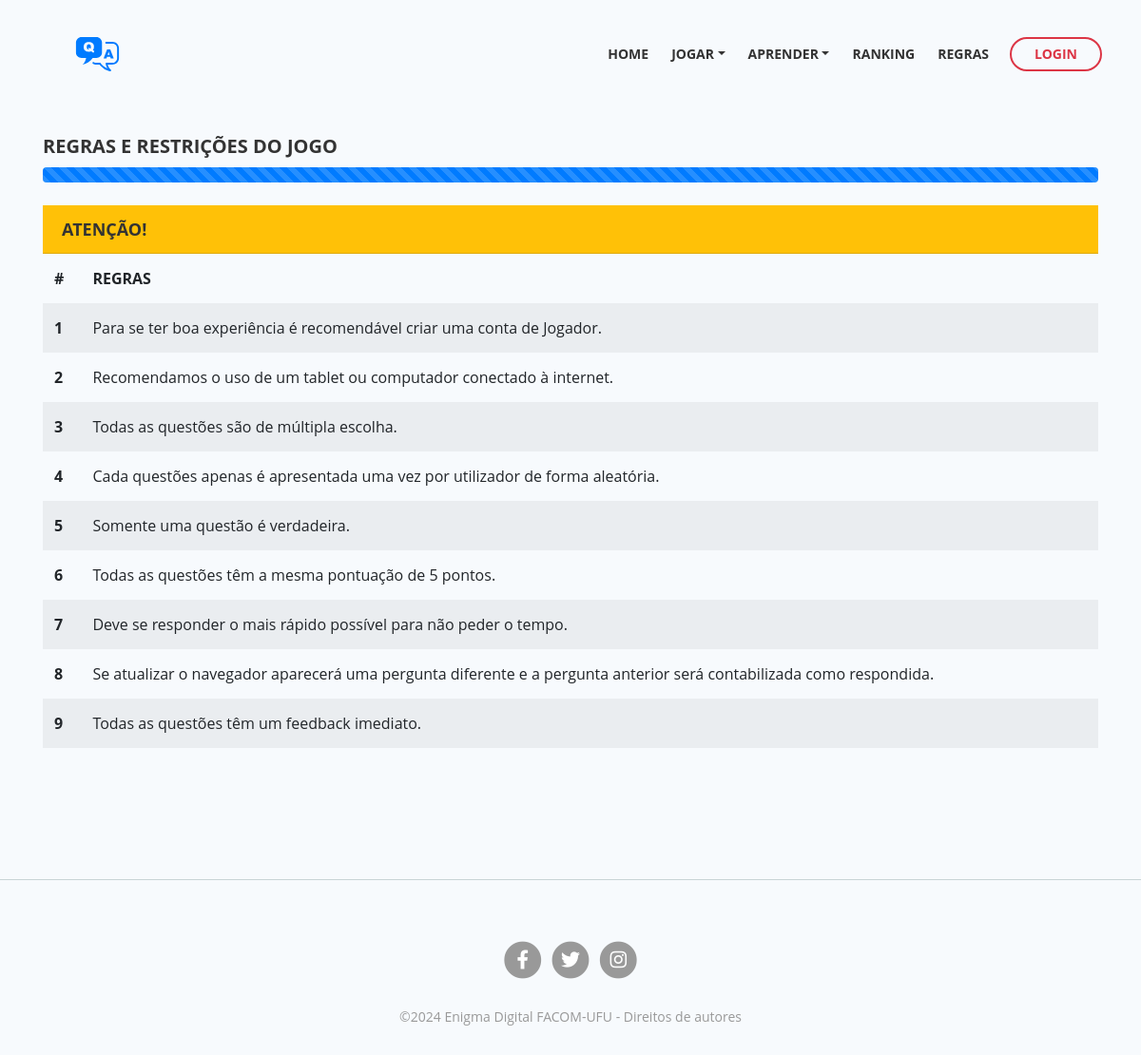
Screenshot of /rules/ with the database file from the repository.
### game/models.py (models this page shows, shortened)
class Config(models.Model):
    id = models.AutoField(verbose_name='ID',primary_key=True, auto_created=True)
    rule = models.TextField(null=True, verbose_name='Regra')
    class Meta:
        verbose_name = ("Regra")
        verbose_name_plural = ("Regras")

### game/views.py (the view)
# urls.py: path('rules/', views.rules, name='rules'),
def rules(request):
    categories = Category.objects.all()
    rules = Config.objects.all()
    context = {'categories': categories,'rules':rules}
    return render(request, 'html/rules.html',context)

### game/templates/html/rules.html (shortened to what this page needs)
{% extends 'base.html' %}
{% load static %}
{% block content %}
<div class="ex-basic-2">
    <div class="container">
        <div class="row">
            <div class="col-lg-12">
                <div class="text-container">
                    <h4 class="text-uppercase">Regras e restrições do Jogo</h4>
                    <div class="progress mb-3"  role="progressbar" aria-label="Animated striped example" aria-valuenow="75"
                        aria-valuemin="0" aria-valuemax="100">
                        <div class="progress-bar progress-bar-striped progress-bar-animated" style="width: 100%"></div>
                    </div>
                    <h5 class="card-header bg-warning mt-4 text-uppercase">Atenção!</h5>
                    {% if rules.exists %}
                    <table class="table table-striped table-hover table-borderless">
                        <thead>
                            <tr>
                                <th scope="col">#</th>
                                <th scope="col" class="text-uppercase">Regras</th>
                            </tr>
                        </thead>
                        <tbody class="table-group-divider">
                            {% for rule in rules%}
                            <tr>
                                <th scope="row">{{forloop.counter}}</th>
                                <td>{{rule.rule|safe|escape|linebreaksbr}}</td>
                            </tr>
                            {% endfor %}
                        </tbody>
                    </table>
                    {%else%}
                    <h5 class="card-title text-danger">Regras não definidas por enquanto</h5>
                    {% endif %}
                </div>
            </div>
        </div>
    </div>
</div>
{% endblock content %}

### game/templates/static/css/styles.css (style rules this page uses)
body, html { width: 100%; height: 100%; }
body, p { color: #777; font: 400 1rem/1.75rem "Open Sans", sans-serif; }
h4 { color: #333; font: 700 1.25rem/1.75rem "Open Sans", sans-serif; }
h5 { color: #333; font: 700 1.125rem/1.625rem "Open Sans", sans-serif; }
.ex-basic-2 { padding-top: 4.75rem; padding-bottom: 4rem; background-color: #f7fafd; }
.ex-basic-2 .text-container { margin-bottom: 3.625rem; }
@media (min-width: 992px) { .ex-basic-2 { padding-bottom: 5rem; } }

### rows the page displays
Config: rule "Para se ter boa experiência é recomendável criar uma conta de Jogador."
Config: rule "Recomendamos o uso de um tablet ou computador conectado à internet."
Config: rule "Todas as questões são de múltipla escolha."
Config: rule "Cada questões apenas é apresentada uma vez por utilizador de forma aleatória."
Config: rule "Somente uma questão é verdadeira."
Config: rule "Todas as questões têm a mesma pontuação de 5 pontos."
Config: rule "Deve se responder o mais rápido possível para não peder o tempo."
Config: rule "Se atualizar o navegador aparecerá uma pergunta diferente e a pergunta anterior será contabilizada como respondida."
Config: rule "Todas as questões têm um feedback imediato."
